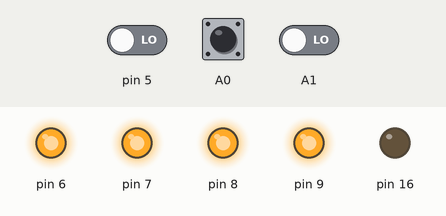
This program was run on a simulated Arduino Pro Mini, built with avr-gcc and run on an emulated ATmega328P. Shown: output pins drawn as LEDs (lit = HIGH). The inputs (shaded band) are chosen by the test bench; at power-on: A0 LOW, A1 LOW, pin 5 LOW. EEPROM starts erased.

Above: at 1.2 s.
1.3 s: A0 driven HIGH
At 1.7 s:
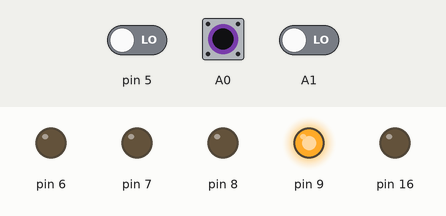
2.8 s: A1 driven HIGH
At 4.0 s:
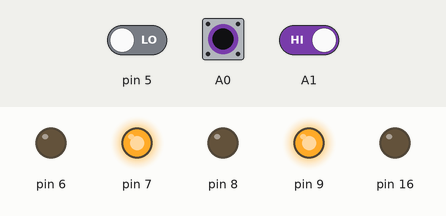
4.3 s: A0 pulsed LOW 5 times (0.12 s each, 0.3 s apart)
At 7.1 s:
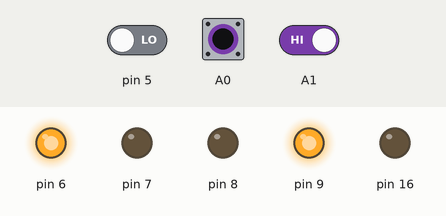
Timing chart, 0 to 8.6 s (numbered marks = the images above; inputs shaded):
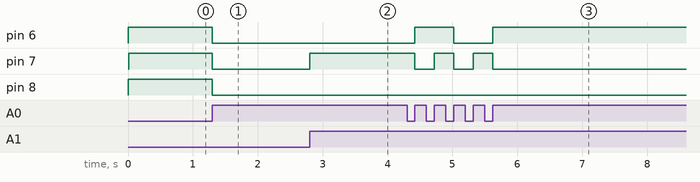

Measured:
- after the input at 1.3 s, pin 6–8: HIGH → LOW at once
- after the input at 2.8 s, pin 7: LOW → HIGH at once
- after the input at 4.3 s, pin 6: LOW → HIGH after 0.12 s, → LOW 0.60 s later, → HIGH 0.60 s later; pin 7: alternates HIGH for 0.30 s and LOW for 0.30 s, 5 changes in all, then stays LOW, starting after 0.12 s

The program:

main.cpp
```cpp
#include "ReskiLib.h"
#include <avr/eeprom.h>
//  0 clip
//	{0,0,0,0} channel 0 - Z-servo
//  {1,0,0,0} channel 1 - TCRT5000 bottom
//  {0,1,0,0} channel 2 - X-servo
//  {1,1,0,0} channel 3 - TCRT5000 top
//	1 clip
//  {0,0,1,0} channel 4 - Z-servo
//  {1,0,1,0} channel 5 - TCRT5000 bottom
//  {0,1,1,0} channel 6 - X-servo
//  {1,1,1,0} channel 7 - TCRT5000 top
// 	2 clip
//  {0,0,0,1} channel 8 - Z-servo
//  {1,0,0,1} channel 9 - TCRT5000 bottom
//  {0,1,0,1} channel 10 - X-servo
//  {1,1,0,1} channel 11 - TCRT5000 top
//	3 clip
//  {0,0,1,1} channel 12 - Z-servo
//  {1,0,1,1} channel 13 - TCRT5000 bottom
//  {0,1,1,1} channel 14 - X-servo
//  {1,1,1,1} channel 15 - TCRT5000 top
// 	volatile int stock[num_clip]={depth_clip, depth_clip, depth_clip, depth_clip};

#define num_clip 4
#define depth_clip 11

volatile int8_t stock[num_clip]={depth_clip, depth_clip, depth_clip, depth_clip};
volatile int8_t RM_state;
/*
void stock_print(){
      Serial.print(" stock[0]=");Serial.print(stock[0]);
      Serial.print(" stock[1]=");Serial.print(stock[1]);
      Serial.print(" stock[2]=");Serial.print(stock[2]);
      Serial.print(" stock[3]=");Serial.println(stock[3]);
}
*/
void setup() {
  // put your setup code here, to run once:
  //Serial.begin(9600);
  //Serial.println("Start!");
  // Enable multiplexor
  pinMode(mx_en, OUTPUT);
	digitalWrite(mx_en, LOW);
  //Reading from EEPROM final state of ReskoMat
  //__EEGET(RM_state,0);
  // reading value of good in clip if clip not full
  for (int i=0;i<4; i++) {
    __EEGET(stock[i],i);
    selclip(i);
    if (stock[i]>depth_clip || !getTCRTtop()) {
      stock[i] = depth_clip;
      __EEPUT(i, stock[i]);
    }
  }
  //stock_print();
}

boolean A0_en, A1_en = true;

void loop() {
  int i, rc = 0;
  // put your main code here, to run repeatedly:
  if (digitalRead(A0)) {
    if (A0_en)
    {
      A0_en = false;
      //Serial.println("A0 Pressed");
      // find max filling clip
      i = 0;
      for (int j = 1; j < 4; j++) if (stock[j] > stock[i]) i = j;
      if (stock[i] <= 0) {
        //Serial.print("All clip is empty or out of service");
      } else {
        rc = ReskiOut(i);
        if (rc == 0) stock[i]--; else stock[i]=rc;
        __EEPUT(i, stock[i]);
        //Serial.print("ReskiOut RC = ");Serial.println(rc);
      }
      //stock_print();
    }
  } else { A0_en = true; }

  if (digitalRead(A1)) {
    if (A1_en)
    {
      A1_en = false;
      //Serial.println("A1 Pressed");
      // find max filling clip
      i = 0;
      for (int j = 1; j < 4; j++) if (stock[j] > stock[i]) i = j;
      if (stock[i] <= 0) {
        //Serial.print("All clip is empty or out of service");
      } else {
        rc = ReskiOut2(i);
        if (rc == 0) stock[i]--; else stock[i]=rc;
        __EEPUT(i, stock[i]);
        //Serial.print("ReskiOut RC = ");Serial.println(rc);
      }
      //stock_print();
    }
  } else { A1_en = true; }
}
```
